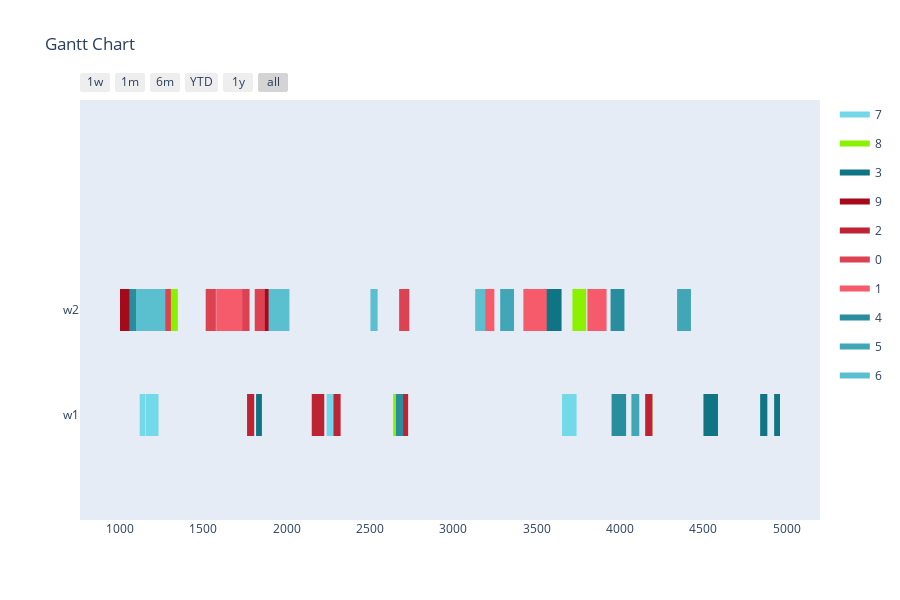

The notebook cell saved with this chart:
### Markdown cell above
Config 2 - Test with Two Point Crossover

### Code cell
optimizer = BaseGA(env)
optimizer.set_minimize()
# optional (in this case, all options given are the default option, if the configuration step is skipped)
optimizer.configure('tardiness', 'twopointcrossover', 'roulettewheel', 'randomize')
# choose an input generator (optional) -> decides how the data gets converted into the optimizer format
#optimizer.set_input_generator('SameLengthAlternativesGenerator')
# all parameters after offspring_amount are optional (in this case -> verbose=True)
result, best_fitness_history, average_fitness_history, best_generation_history, feasible_gen = optimizer.optimize(orders, max_generations, earliest_time_slot, last_time_slot, population_size, offspring_amount, verbose=True)
workstation_assignments = reformat_result(result, orders, env)
visualize(workstation_assignments, best_fitness_history, average_fitness_history, best_generation_history, feasible_gen)

### Figure 1 — Plotly figure (JSON) as saved in the notebook; plotly's stock layout.template omitted (floating-point values rounded to 4 significant figures)
{"data": [{"fill": "toself", "fillcolor": "rgb(115, 216, 232)", "hoverinfo": "name", "legendgroup": "rgb(115, 216, 232)", "mode": "none", "name": "7", "type": "scatter", "x": [3530, 3625, 3625, 3530, 3530, 3652, 3739, 3739, 3652, 3652, 924, 967, 967, 924, 924, 1157, 1232, 1232, 1157, 1157, 1119, 1154, 1154, 1119, 1119, 2240, 2283, 2283, 2240], "y": [0.8, 0.8, 1.2, 1.2, null, -0.2, -0.2, 0.2, 0.2, null, -0.2, -0.2, 0.2, 0.2, null, -0.2, -0.2, 0.2, 0.2, null, -0.2, -0.2, 0.2, 0.2, null, -0.2, -0.2, 0.2, 0.2]}, {"fill": "toself", "fillcolor": "rgb(140, 241, 1)", "hoverinfo": "name", "legendgroup": "rgb(140, 241, 1)", "mode": "none", "name": "8", "type": "scatter", "x": [3714, 3797, 3797, 3714, 3714, 1265, 1348, 1348, 1265, 1265, 226, 301, 301, 226, 226, 2639, 2714, 2714, 2639, 2639, 4150, 4193, 4193, 4150, 4150, 302, 377, 377, 302], "y": [0.8, 0.8, 1.2, 1.2, null, 0.8, 0.8, 1.2, 1.2, null, -0.2, -0.2, 0.2, 0.2, null, -0.2, -0.2, 0.2, 0.2, null, -0.2, -0.2, 0.2, 0.2, null, -0.2, -0.2, 0.2, 0.2]}, {"fill": "toself", "fillcolor": "rgb(15, 116, 132)", "hoverinfo": "name", "legendgroup": "rgb(15, 116, 132)", "mode": "none", "name": "3", "type": "scatter", "x": [3554, 3649, 3649, 3554, 3554, 3551, 3646, 3646, 3551, 3551, 4924, 4959, 4959, 4924, 4924, 4840, 4883, 4883, 4840, 4840, 1817, 1852, 1852, 1817, 1817, 4500, 4587, 4587, 4500], "y": [0.8, 0.8, 1.2, 1.2, null, 0.8, 0.8, 1.2, 1.2, null, -0.2, -0.2, 0.2, 0.2, null, -0.2, -0.2, 0.2, 0.2, null, -0.2, -0.2, 0.2, 0.2, null, -0.2, -0.2, 0.2, 0.2]}, {"fill": "toself", "fillcolor": "rgb(165, 10, 26)", "hoverinfo": "name", "legendgroup": "rgb(165, 10, 26)", "mode": "none", "name": "9", "type": "scatter", "x": [660, 718, 718, 660, 660, 1862, 1977, 1977, 1862, 1862, 1878, 2013, 2013, 1878, 1878, 650, 790, 790, 650, 650, 351, 409, 409, 351, 351, 1001, 1062, 1062, 1001, 1001, 1885, 2000, 2000, 1885], "y": [0.8, 0.8, 1.2, 1.2, null, 0.8, 0.8, 1.2, 1.2, null, 0.8, 0.8, 1.2, 1.2, null, 0.8, 0.8, 1.2, 1.2, null, 0.8, 0.8, 1.2, 1.2, null, 0.8, 0.8, 1.2, 1.2, null, 0.8, 0.8, 1.2, 1.2]}, {"fill": "toself", "fillcolor": "rgb(190, 35, 51)", "hoverinfo": "name", "legendgroup": "rgb(190, 35, 51)", "mode": "none", "name": "2", "type": "scatter", "x": [617, 652, 652, 617, 617, 2686, 2729, 2729, 2686, 2686, 2281, 2324, 2324, 2281, 2281, 4151, 4194, 4194, 4151, 4151, 1763, 1806, 1806, 1763, 1763, 2151, 2226, 2226, 2151], "y": [-0.2, -0.2, 0.2, 0.2, null, -0.2, -0.2, 0.2, 0.2, null, -0.2, -0.2, 0.2, 0.2, null, -0.2, -0.2, 0.2, 0.2, null, -0.2, -0.2, 0.2, 0.2, null, -0.2, -0.2, 0.2, 0.2]}, {"fill": "toself", "fillcolor": "rgb(221, 66, 82)", "hoverinfo": "name", "legendgroup": "rgb(221, 66, 82)", "mode": "none", "name": "0", "type": "scatter", "x": [393, 508, 508, 393, 393, 1638, 1778, 1778, 1638, 1638, 1809, 1870, 1870, 1809, 1809, 633, 768, 768, 633, 633, 1515, 1576, 1576, 1515, 1515, 1171, 1306, 1306, 1171, 1171, 2675, 2736, 2736, 2675], "y": [0.8, 0.8, 1.2, 1.2, null, 0.8, 0.8, 1.2, 1.2, null, 0.8, 0.8, 1.2, 1.2, null, 0.8, 0.8, 1.2, 1.2, null, 0.8, 0.8, 1.2, 1.2, null, 0.8, 0.8, 1.2, 1.2, null, 0.8, 0.8, 1.2, 1.2]}, {"fill": "toself", "fillcolor": "rgb(246, 91, 107)", "hoverinfo": "name", "legendgroup": "rgb(246, 91, 107)", "mode": "none", "name": "1", "type": "scatter", "x": [3420, 3560, 3560, 3420, 3420, 1578, 1713, 1713, 1578, 1578, 3188, 3246, 3246, 3188, 3188, 3804, 3919, 3919, 3804, 3804, 1638, 1699, 1699, 1638, 1638, 448, 583, 583, 448, 448, 1595, 1735, 1735, 1595], "y": [0.8, 0.8, 1.2, 1.2, null, 0.8, 0.8, 1.2, 1.2, null, 0.8, 0.8, 1.2, 1.2, null, 0.8, 0.8, 1.2, 1.2, null, 0.8, 0.8, 1.2, 1.2, null, 0.8, 0.8, 1.2, 1.2, null, 0.8, 0.8, 1.2, 1.2]}, {"fill": "toself", "fillcolor": "rgb(40, 141, 157)", "hoverinfo": "name", "legendgroup": "rgb(40, 141, 157)", "mode": "none", "name": "4", "type": "scatter", "x": [3943, 4026, 4026, 3943, 3943, 1057, 1140, 1140, 1057, 1057, 701, 796, 796, 701, 701, 3949, 4036, 4036, 3949, 3949, 872, 907, 907, 872, 872, 2656, 2699, 2699, 2656], "y": [0.8, 0.8, 1.2, 1.2, null, 0.8, 0.8, 1.2, 1.2, null, 0.8, 0.8, 1.2, 1.2, null, -0.2, -0.2, 0.2, 0.2, null, -0.2, -0.2, 0.2, 0.2, null, -0.2, -0.2, 0.2, 0.2]}, {"fill": "toself", "fillcolor": "rgb(65, 166, 182)", "hoverinfo": "name", "legendgroup": "rgb(65, 166, 182)", "mode": "none", "name": "5", "type": "scatter", "x": [4342, 4425, 4425, 4342, 4342, 435, 518, 518, 435, 435, 3281, 3364, 3364, 3281, 3281, 699, 782, 782, 699, 699, 4072, 4115, 4115, 4072, 4072, 4068, 4103, 4103, 4068], "y": [0.8, 0.8, 1.2, 1.2, null, 0.8, 0.8, 1.2, 1.2, null, 0.8, 0.8, 1.2, 1.2, null, 0.8, 0.8, 1.2, 1.2, null, -0.2, -0.2, 0.2, 0.2, null, -0.2, -0.2, 0.2, 0.2]}, {"fill": "toself", "fillcolor": "rgb(90, 191, 207)", "hoverinfo": "name", "legendgroup": "rgb(90, 191, 207)", "mode": "none", "name": "6", "type": "scatter", "x": [3131, 3192, 3192, 3131, 3131, 1892, 2017, 2017, 1892, 1892, 1097, 1155, 1155, 1097, 1097, 1927, 1988, 1988, 1927, 1927, 2503, 2546, 2546, 2503, 2503, 419, 554, 554, 419, 419, 1148, 1273, 1273, 1148], "y": [0.8, 0.8, 1.2, 1.2, null, 0.8, 0.8, 1.2, 1.2, null, 0.8, 0.8, 1.2, 1.2, null, 0.8, 0.8, 1.2, 1.2, null, 0.8, 0.8, 1.2, 1.2, null, 0.8, 0.8, 1.2, 1.2, null, 0.8, 0.8, 1.2, 1.2]}, {"legendgroup": "rgb(115, 216, 232)", "marker": {"color": "rgb(115, 216, 232)", "opacity": 0, "size": 1}, "mode": "markers", "name": "", "showlegend": false, "text": [null, null, null, null, null, null, null, null, null, null, null, null], "type": "scatter", "x": [3530, 3625, 3652, 3739, 924, 967, 1157, 1232, 1119, 1154, 2240, 2283], "y": [1, 1, 0, 0, 0, 0, 0, 0, 0, 0, 0, 0]}, {"legendgroup": "rgb(140, 241, 1)", "marker": {"color": "rgb(140, 241, 1)", "opacity": 0, "size": 1}, "mode": "markers", "name": "", "showlegend": false, "text": [null, null, null, null, null, null, null, null, null, null, null, null], "type": "scatter", "x": [3714, 3797, 1265, 1348, 226, 301, 2639, 2714, 4150, 4193, 302, 377], "y": [1, 1, 1, 1, 0, 0, 0, 0, 0, 0, 0, 0]}, {"legendgroup": "rgb(15, 116, 132)", "marker": {"color": "rgb(15, 116, 132)", "opacity": 0, "size": 1}, "mode": "markers", "name": "", "showlegend": false, "text": [null, null, null, null, null, null, null, null, null, null, null, null], "type": "scatter", "x": [3554, 3649, 3551, 3646, 4924, 4959, 4840, 4883, 1817, 1852, 4500, 4587], "y": [1, 1, 1, 1, 0, 0, 0, 0, 0, 0, 0, 0]}, {"legendgroup": "rgb(165, 10, 26)", "marker": {"color": "rgb(165, 10, 26)", "opacity": 0, "size": 1}, "mode": "markers", "name": "", "showlegend": false, "text": [null, null, null, null, null, null, null, null, null, null, null, null, null, null], "type": "scatter", "x": [660, 718, 1862, 1977, 1878, 2013, 650, 790, 351, 409, 1001, 1062, 1885, 2000], "y": [1, 1, 1, 1, 1, 1, 1, 1, 1, 1, 1, 1, 1, 1]}, {"legendgroup": "rgb(190, 35, 51)", "marker": {"color": "rgb(190, 35, 51)", "opacity": 0, "size": 1}, "mode": "markers", "name": "", "showlegend": false, "text": [null, null, null, null, null, null, null, null, null, null, null, null], "type": "scatter", "x": [617, 652, 2686, 2729, 2281, 2324, 4151, 4194, 1763, 1806, 2151, 2226], "y": [0, 0, 0, 0, 0, 0, 0, 0, 0, 0, 0, 0]}, {"legendgroup": "rgb(221, 66, 82)", "marker": {"color": "rgb(221, 66, 82)", "opacity": 0, "size": 1}, "mode": "markers", "name": "", "showlegend": false, "text": [null, null, null, null, null, null, null, null, null, null, null, null, null, null], "type": "scatter", "x": [393, 508, 1638, 1778, 1809, 1870, 633, 768, 1515, 1576, 1171, 1306, 2675, 2736], "y": [1, 1, 1, 1, 1, 1, 1, 1, 1, 1, 1, 1, 1, 1]}, {"legendgroup": "rgb(246, 91, 107)", "marker": {"color": "rgb(246, 91, 107)", "opacity": 0, "size": 1}, "mode": "markers", "name": "", "showlegend": false, "text": [null, null, null, null, null, null, null, null, null, null, null, null, null, null], "type": "scatter", "x": [3420, 3560, 1578, 1713, 3188, 3246, 3804, 3919, 1638, 1699, 448, 583, 1595, 1735], "y": [1, 1, 1, 1, 1, 1, 1, 1, 1, 1, 1, 1, 1, 1]}, {"legendgroup": "rgb(40, 141, 157)", "marker": {"color": "rgb(40, 141, 157)", "opacity": 0, "size": 1}, "mode": "markers", "name": "", "showlegend": false, "text": [null, null, null, null, null, null, null, null, null, null, null, null], "type": "scatter", "x": [3943, 4026, 1057, 1140, 701, 796, 3949, 4036, 872, 907, 2656, 2699], "y": [1, 1, 1, 1, 1, 1, 0, 0, 0, 0, 0, 0]}, {"legendgroup": "rgb(65, 166, 182)", "marker": {"color": "rgb(65, 166, 182)", "opacity": 0, "size": 1}, "mode": "markers", "name": "", "showlegend": false, "text": [null, null, null, null, null, null, null, null, null, null, null, null], "type": "scatter", "x": [4342, 4425, 435, 518, 3281, 3364, 699, 782, 4072, 4115, 4068, 4103], "y": [1, 1, 1, 1, 1, 1, 1, 1, 0, 0, 0, 0]}, {"legendgroup": "rgb(90, 191, 207)", "marker": {"color": "rgb(90, 191, 207)", "opacity": 0, "size": 1}, "mode": "markers", "name": "", "showlegend": false, "text": [null, null, null, null, null, null, null, null, null, null, null, null, null, null], "type": "scatter", "x": [3131, 3192, 1892, 2017, 1097, 1155, 1927, 1988, 2503, 2546, 419, 554, 1148, 1273], "y": [1, 1, 1, 1, 1, 1, 1, 1, 1, 1, 1, 1, 1, 1]}], "layout": {"height": 600, "hovermode": "closest", "showlegend": true, "title": {"text": "Gantt Chart"}, "xaxis": {"rangeselector": {"buttons": [{"count": 7, "label": "1w", "step": "day", "stepmode": "backward"}, {"count": 1, "label": "1m", "step": "month", "stepmode": "backward"}, {"count": 6, "label": "6m", "step": "month", "stepmode": "backward"}, {"count": 1, "label": "YTD", "step": "year", "stepmode": "todate"}, {"count": 1, "label": "1y", "step": "year", "stepmode": "backward"}, {"step": "all"}]}, "showgrid": false, "type": "date", "zeroline": false}, "yaxis": {"autorange": false, "range": [-1, 3], "showgrid": false, "ticktext": ["w1", "w2"], "tickvals": [0, 1], "zeroline": false}}}
